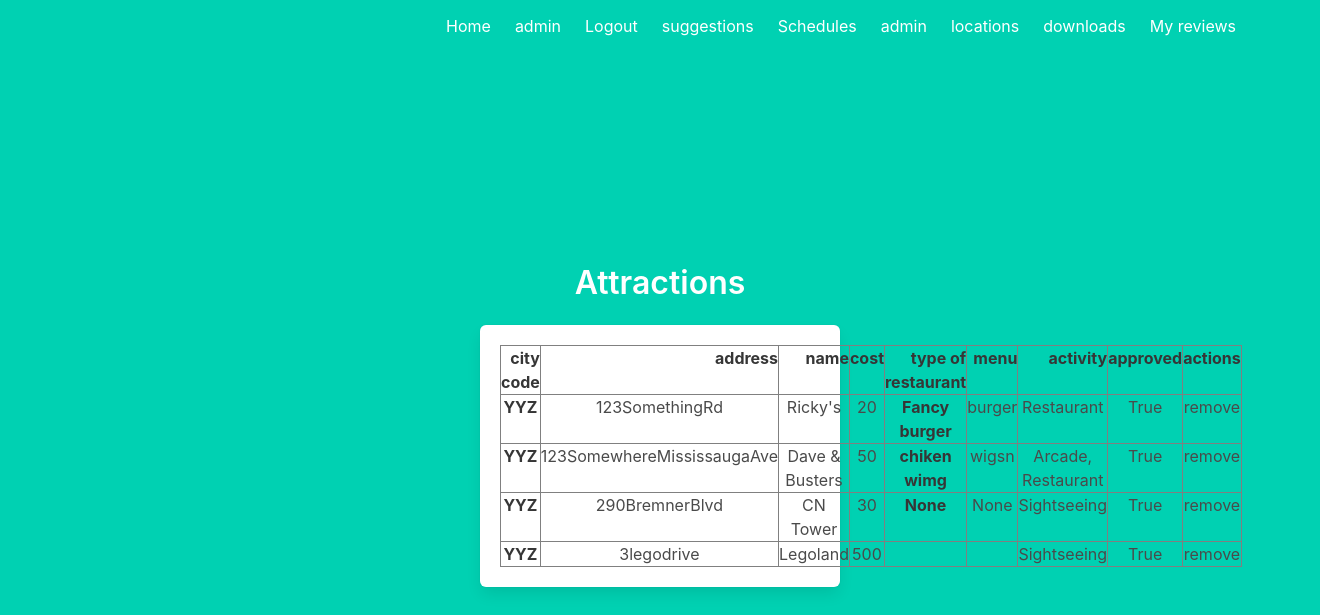
Before: /admin/attractions (signed in) with the older database file.
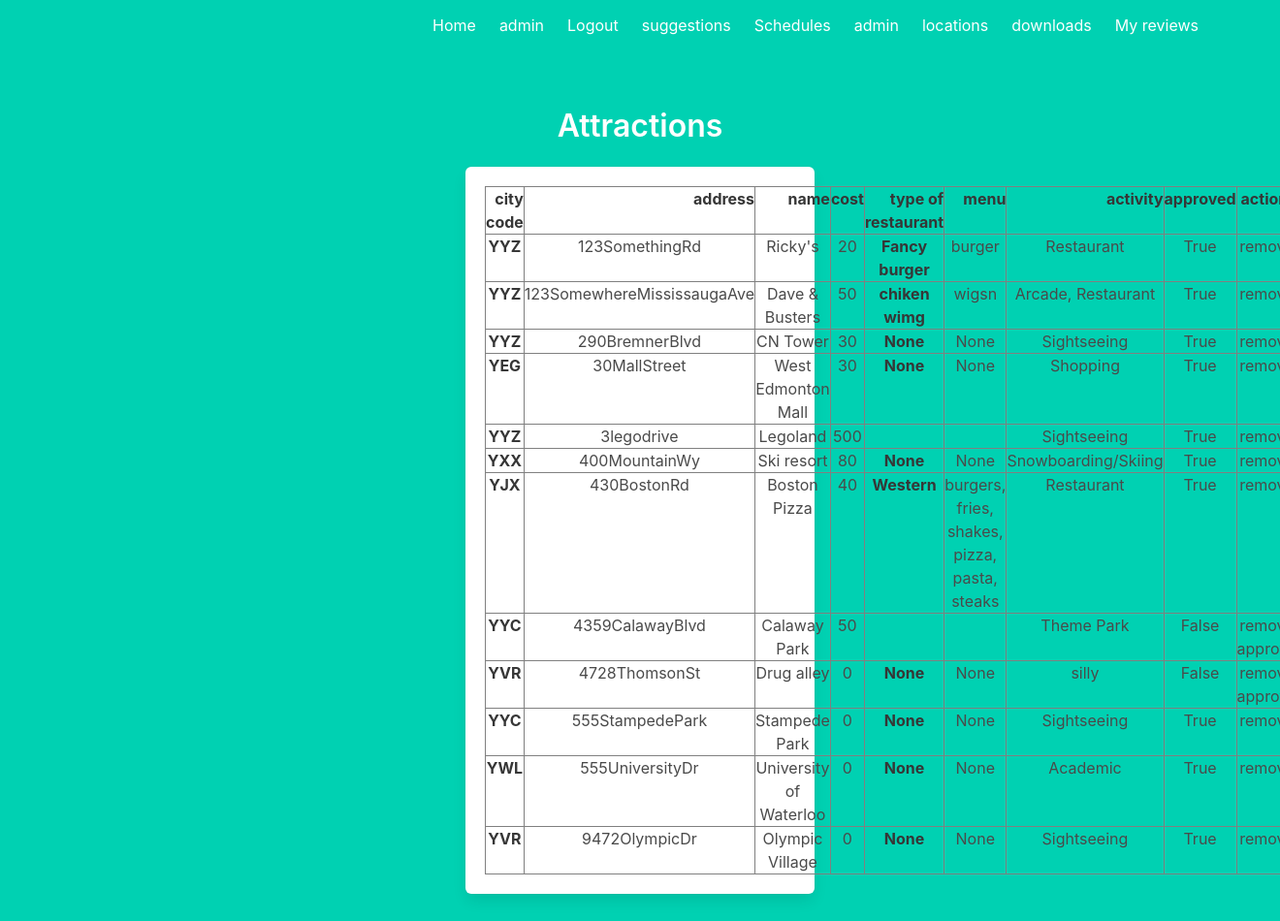
After: the same page with the newer database file.
### models.py (models this page shows, shortened)
class User(UserMixin, db.Model):
    id = db.Column(db.Integer, primary_key=True)
    firstName = db.Column(db.String(64), nullable = False)
    lastName = db.Column(db.String(64), nullable = True)
    phone_no = db.Column(db.Integer, nullable = True)
    email = db.Column(db.String(320), unique = True, nullable = False)
    isAdmin = db.Column(db.Boolean, nullable=False)
    password = db.Column(db.String(100), nullable = False) # TODO implement hash for password once everything is good
    reviews = db.relationship('Review', backref='user', lazy = True)
    schedules = db.relationship('Schedule', backref='user', lazy = True)
    events = db.relationship('Event', backref = 'user', lazy = True)

class Attraction(db.Model):
    cityCode = db.Column(db.String, db.ForeignKey('city.airportCode'), nullable = False)
    Address = db.Column(db.String(300), primary_key  =True)
    Name = db.Column(db.String(200), nullable = False)
    Cost = db.Column(db.Integer, nullable = False) #rank from 0-3 in terms of free to expensive
    typeOfRestaurant = db.Column(db.String(), nullable = True)
    menu = db.Column(db.String(), nullable = True)
    activity = db.Column(db.String(50), nullable = False)
    approvedFlag = db.Column(db.Boolean, nullable = False)

### adminView.py (the view)
@adminView.route('/admin/attractions')
def adminAttractions():
    check = current_user.get_id()
    user = User.query.filter_by(id = check).first()
    if not user or not user.isAdmin:
        return redirect(url_for('main.index'))
    attractions = Attraction.query.order_by(Attraction.Address).all()
    return render_template('admin/attractions.html', attractions = attractions)

### app.py (called while the page is built)
@lm.user_loader
def load_user(user_id):
    return User.query.get(int(user_id))

### templates/admin/attractions.html (shortened to what this page needs)
{% extends "base.html" %}
{% block content %}
<div class="column is-4 is-offset-4">
    <h3 class="title">Attractions</h3>
    <div class="box">
        {% if attractions%}
            <table border="1" class="dataframe">
                <thead>
                  <tr style="text-align: right;">
                    <th>city code</th>
                    <th>address</th>
                    <th>name</th>
                    <th>cost</th>
                    <th>type of restaurant</th>
                    <th>menu</th>
                    <th>activity</th>
                    <th>approved</th>
                    <th>actions</th>
                  </tr>
                </thead>
                <tbody>
                    {% for row in attractions %}
                        <tr>
                              <th>{{row['cityCode']}}</th>
                              <td>{{row['Address']}}</td>
                              <td>{{row['Name']}}</td>
                              <td>{{row['Cost']}}</td>
                              <th>{{row['typeOfRestaurant']}}</th>
                              <td>{{row['menu']}}</td>
                              <td>{{row['activity']}}</td>
                              <td>{{row['approvedFlag']}}</td>
                              <td>
                                    <a href="/admin/attractions/{{row['Address']}}/remove">remove</a>
                                {% if not row['approvedFlag']%}
                                    <a href="/admin/attractions/{{row['Address']}}/approve">approve</a>
                                {% endif %}
                            </td>
                        </tr>
                    {% endfor %}
                </tbody>
              </table>
        {% else %}
            <h3>nothing yet</h3>
        {% endif %}
    </div>
</div>
{% endblock %}

### templates/base.html (shortened to what this page needs)
<!DOCTYPE html>
<html>
<head>
    <link rel="stylesheet" href="https://cdnjs.cloudflare.com/ajax/libs/bulma/0.7.2/css/bulma.min.css" />
</head>
<body>
    <section class="hero is-primary is-fullheight">
        <div class="hero-head">
            <nav class="navbar">
                <div class="container">
                    <div id="navbarMenuHeroA" class="navbar-menu">
                        <div class="navbar-end">
                            <a href="{{ url_for('main.index') }}" class="navbar-item">
                                Home
                            </a>
                            {% if current_user.is_authenticated %}
                            <a href="{{ url_for('auth.profile') }}" class="navbar-item">
                                {{current_user['firstName']}}
                            </a>
                            <a href="{{ url_for('auth.logout') }}" class="navbar-item">
                                Logout
                            </a>
                            <a href="/suggestions/{{current_user.get_id()}}" class="navbar-item">
                                suggestions
                            </a>
                            {% endif %}
                            <a href="{{ url_for('sched.schedules') }}" class="navbar-item">
                                Schedules
                            </a>
                            {% if current_user.isAdmin %}
                            <a href="{{ url_for('adminView.admin') }}" class="navbar-item">
                                admin
                            </a>
                            {% endif %}
                            <a href="{{ url_for('area.locations') }}" class="navbar-item">
                                locations
                            </a>
                            <a href="{{url_for('sched.getDownloads')}}" class="navbar-item">
                                downloads
                            </a>
                            <a href="/myreviews" class="navbar-item">
                                My reviews
                            </a>
                        </div>
                    </div>
                </div>
            </nav>
        </div>
        <div class="hero-body">
            <div class="container has-text-centered">
               {% block content %}
               {% endblock %}
            </div>
        </div>
    </section>
</body>
</html>

Changed rows visible on the page:
added Attraction: cityCode "YEG", Address "30MallStreet", Name "West Edmonton Mall", Cost "30", typeOfRestaurant "None", menu "None", activity "Shopping", approvedFlag "True"
added Attraction: cityCode "YXX", Address "400MountainWy", Name "Ski resort", Cost "80", typeOfRestaurant "None", menu "None", activity "Snowboarding/Skiing", approvedFlag "True"
added Attraction: cityCode "YJX", Address "430BostonRd", Name "Boston Pizza", Cost "40", typeOfRestaurant "Western", menu "burgers, fries, shakes, pizza, pasta, steaks", activity "Restaurant", approvedFlag "True"
added Attraction: cityCode "YYC", Address "4359CalawayBlvd", Name "Calaway Park", Cost "50", activity "Theme Park", approvedFlag "False"
added Attraction: cityCode "YVR", Address "4728ThomsonSt", Name "Drug alley", Cost "0", typeOfRestaurant "None", menu "None", activity "silly", approvedFlag "False"
added Attraction: cityCode "YYC", Address "555StampedePark", Name "Stampede Park", Cost "0", typeOfRestaurant "None", menu "None", activity "Sightseeing", approvedFlag "True"
added Attraction: cityCode "YWL", Address "555UniversityDr", Name "University of Waterloo", Cost "0", typeOfRestaurant "None", menu "None", activity "Academic", approvedFlag "True"
added Attraction: cityCode "YVR", Address "9472OlympicDr", Name "Olympic Village", Cost "0", typeOfRestaurant "None", menu "None", activity "Sightseeing", approvedFlag "True"
